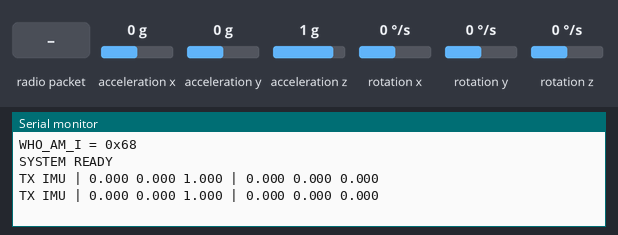
A sketch run on a simulated ESP32. On the bench: the last lines printed to the serial monitor. Wiring (inferred from the names in the program): MPU-6050 motion sensor at I2C address 0x68. The test bench sets the inputs (shaded band); at power-on: acceleration x 0 g, acceleration y 0 g, acceleration z 1 g, rotation x 0 °/s, rotation y 0 °/s, rotation z 0 °/s. No radio packets arrive unless stated.

Above: at 2.4 s.
2.5 s: radio packet "fast" arrives
At 3.02 s:
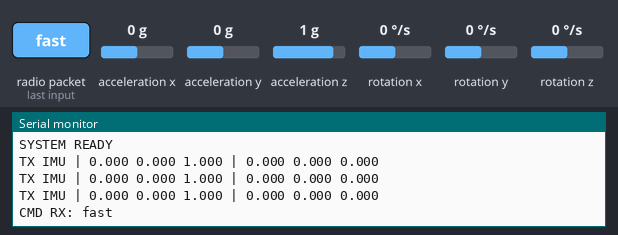
4.4 s: radio packet "balanced" arrives
At 4.77 s:
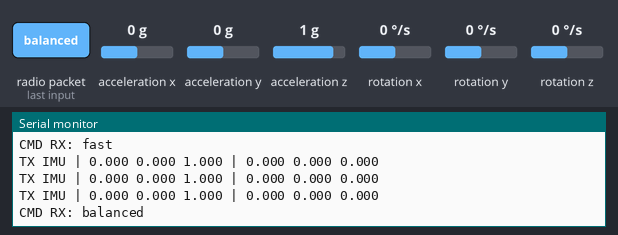
6.1 s: radio packet "slow" arrives
At 6.52 s:
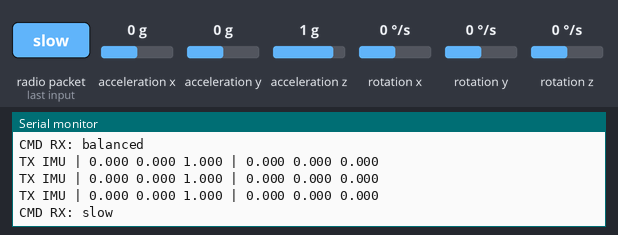
7.9 s: radio packet "1" arrives
At 8.26 s:
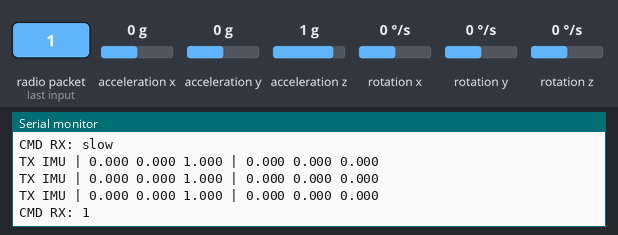
9.6 s: acceleration x set to -1.4 g
At 10.4 s:
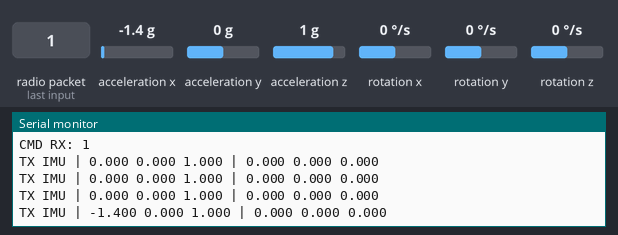
11.1 s: acceleration y set to -1.4 g
At 11.5 s:
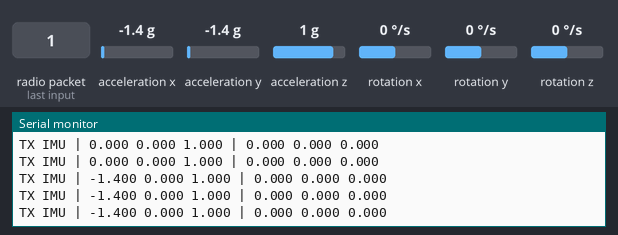

Measured:
- after the input at 2.5 s, the serial monitor: prints a new line after 0.41 s (image 1)
- after the input at 4.4 s, the serial monitor: prints a new line after 0.25 s (image 2)
- after the input at 6.1 s, the serial monitor: prints a new line after 0.30 s (image 3)
- after the input at 7.9 s, the serial monitor: prints a new line after 0.25 s (image 4)
- after the input at 9.6 s, the serial monitor: prints a new line after 0.35 s (image 5)

The sketch:

IMU_reading_tx.ino
```cpp
#include <Wire.h>
#include <SPI.h>
#include <LoRa.h>

/* =========================
   MPU6050 DEFINITIONS
   ========================= */
#define MPU_ADDR       0x68   // CHANGE TO 0x69 IF AD0 = HIGH
#define PWR_MGMT_1     0x6B
#define ACCEL_XOUT_H   0x3B
#define GYRO_CONFIG    0x1B
#define ACCEL_CONFIG   0x1C
#define WHO_AM_I       0x75

#define SDA_PIN 21
#define SCL_PIN 22

/* =========================
   LORA PIN DEFINITIONS
   ========================= */
#define LORA_SCK   18
#define LORA_MISO  19
#define LORA_MOSI  23
#define LORA_SS    27
#define LORA_RST   14
#define LORA_DIO0  26
#define LORA_FREQ  433E6

/* =========================
   RAW VARIABLES
   ========================= */
int16_t ax, ay, az, gx, gy, gz;

/* =========================
   MPU FUNCTIONS
   ========================= */
void writeMPU(uint8_t reg, uint8_t data) {
  Wire.beginTransmission(MPU_ADDR);
  Wire.write(reg);
  Wire.write(data);
  Wire.endTransmission();
}

bool readMPU(uint8_t reg, uint8_t *buf, uint8_t len) {
  Wire.beginTransmission(MPU_ADDR);
  Wire.write(reg);
  if (Wire.endTransmission(false) != 0) return false;

  uint8_t count = Wire.requestFrom(MPU_ADDR, len);
  if (count != len) return false;

  for (uint8_t i = 0; i < len; i++) {
    buf[i] = Wire.read();
  }
  return true;
}

/* =========================
   LORA MODES
   ========================= */
void applyMode(String mode) {
  if (mode == "fast") {
    LoRa.setSpreadingFactor(7);
    LoRa.setSignalBandwidth(250E3);
    LoRa.setCodingRate4(5);
    LoRa.setTxPower(14);
  }
  else if (mode == "balanced") {
    LoRa.setSpreadingFactor(9);
    LoRa.setSignalBandwidth(125E3);
    LoRa.setCodingRate4(6);
    LoRa.setTxPower(17);
  }
  else if (mode == "slow") {
    LoRa.setSpreadingFactor(12);
    LoRa.setSignalBandwidth(125E3);
    LoRa.setCodingRate4(8);
    LoRa.setTxPower(20);
  }
}

/* =========================
   SETUP
   ========================= */
void setup() {
  Serial.begin(115200);
  delay(1000);

  /* ---------- I2C INIT ---------- */
  Wire.begin(SDA_PIN, SCL_PIN);
  Wire.setClock(400000);

  /* ---------- WHO_AM_I CHECK ---------- */
  Wire.beginTransmission(MPU_ADDR);
  Wire.write(WHO_AM_I);
  Wire.endTransmission(false);
  Wire.requestFrom(MPU_ADDR, 1);

  if (!Wire.available()) {
    Serial.println("ERROR: MPU6050 not responding");
    while (1);
  }

  uint8_t who = Wire.read();
  Serial.print("WHO_AM_I = 0x");
  Serial.println(who, HEX);

  if (who != 0x68) {
    Serial.println("ERROR: Invalid MPU6050 ID");
    while (1);
  }

  /* ---------- MPU CONFIG ---------- */
  writeMPU(PWR_MGMT_1, 0x00);     // Wake up
  delay(100);
  writeMPU(GYRO_CONFIG, 0x00);    // ±250 dps
  writeMPU(ACCEL_CONFIG, 0x00);   // ±2g
  delay(100);

  /* ---------- LORA INIT ---------- */
  SPI.begin(LORA_SCK, LORA_MISO, LORA_MOSI, LORA_SS);
  LoRa.setPins(LORA_SS, LORA_RST, LORA_DIO0);

  if (!LoRa.begin(LORA_FREQ)) {
    Serial.println("LoRa init failed");
    while (1);
  }

  applyMode("balanced");
  LoRa.receive();

  Serial.println("SYSTEM READY");
}

/* =========================
   LOOP
   ========================= */
void loop() {

  /* ---------- COMMAND RX ---------- */
  int packetSize = LoRa.parsePacket();
  if (packetSize) {
    String cmd = "";
    while (LoRa.available()) cmd += (char)LoRa.read();
    cmd.trim();
    cmd.toLowerCase();

    Serial.print("CMD RX: ");
    Serial.println(cmd);

    LoRa.idle();
    LoRa.beginPacket();
    LoRa.print("ACK:" + cmd);
    LoRa.endPacket();

    applyMode(cmd);
    LoRa.receive();
  }

  /* ---------- READ IMU ---------- */
  uint8_t raw[14];
  if (!readMPU(ACCEL_XOUT_H, raw, 14)) {
    Serial.println("ERROR: MPU READ FAILED");
    delay(500);
    return;
  }

  ax = (raw[0] << 8) | raw[1];
  ay = (raw[2] << 8) | raw[3];
  az = (raw[4] << 8) | raw[5];
  gx = (raw[8] << 8) | raw[9];
  gy = (raw[10] << 8) | raw[11];
  gz = (raw[12] << 8) | raw[13];

  /* ---------- CONVERT ---------- */
  float ax_g = ax / 16384.0;
  float ay_g = ay / 16384.0;
  float az_g = az / 16384.0;
  float gx_d = gx / 131.0;
  float gy_d = gy / 131.0;
  float gz_d = gz / 131.0;

  /* ---------- TRANSMIT ---------- */
  LoRa.idle();
  LoRa.beginPacket();
  LoRa.print(ax_g, 3); LoRa.print(",");
  LoRa.print(ay_g, 3); LoRa.print(",");
  LoRa.print(az_g, 3); LoRa.print(",");
  LoRa.print(gx_d, 3); LoRa.print(",");
  LoRa.print(gy_d, 3); LoRa.print(",");
  LoRa.print(gz_d, 3);
  LoRa.endPacket();
  LoRa.receive();

  /* ---------- SERIAL ---------- */
  Serial.print("TX IMU | ");
  Serial.print(ax_g, 3); Serial.print(" ");
  Serial.print(ay_g, 3); Serial.print(" ");
  Serial.print(az_g, 3); Serial.print(" | ");
  Serial.print(gx_d, 3); Serial.print(" ");
  Serial.print(gy_d, 3); Serial.print(" ");
  Serial.println(gz_d, 3);

  delay(500);
}
```
